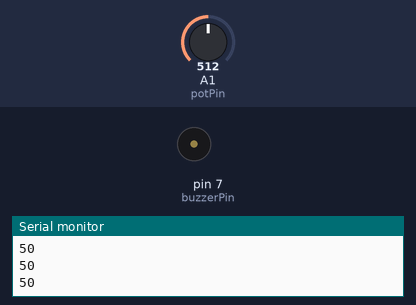
A sketch run on a simulated Arduino Uno, built with avr-gcc and run on an emulated ATmega328P. Shown: buzzer (waves = sounding), the last lines printed to the serial monitor. The inputs (shaded band) are chosen by the test bench; at power-on: A1 (potPin) = 512.

Above: at 1.2 s.
1.3 s: A1 (potPin) set to 211
4.3 s: A1 (potPin) set to 197
At 4.8 s:
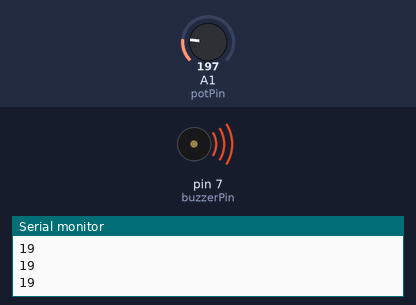
5.8 s: A1 (potPin) set to 511
8.8 s: A1 (potPin) set to 122
At 9.1 s:
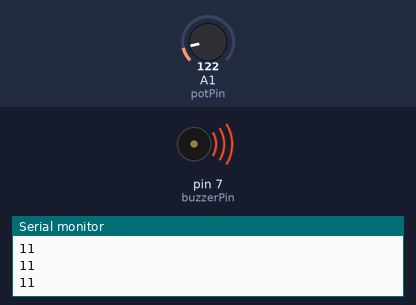
10.3 s: A1 (potPin) set to 306
Timing chart, 0 to 13.3 s (numbered marks = the images above; inputs shaded):
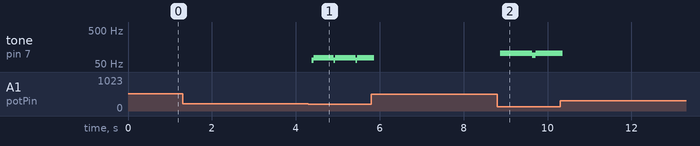

The sketch:

homework23_active_buzzer_pitch.ino
```cpp
/**
 * https://www.youtube.com/watch?v=W5AApP9P-b0
 * Modulating the pitch to produce a different sound in active buzzer
 */

const int buzzerPin = 7;
const int delayTime = 1;
const int gap = 10;
const int potPin = A1;
const float maxWait = 100.;

void setup(){
  pinMode(buzzerPin, OUTPUT);
  pinMode(potPin, INPUT);
  Serial.begin(9600);
}

void loop(){
  int potVal = analogRead(potPin);
  int wait = potVal * (maxWait / 1023);
  Serial.println(wait);
  digitalWrite(buzzerPin, HIGH);
  delay(wait);
  digitalWrite(buzzerPin, LOW);
}
```

Measured:
- the behaviour switches between 205 and 204 on A1 (potPin) (found by bisection; images 0 and 1)
- after the input at 4.3 s, tone on pin 7 (buzzerPin): alternates 77 Hz for 0.48 s and 64 Hz for 0.04 s, starting after 0.09 s
- after the input at 8.8 s, tone on pin 7 (buzzerPin): silent → 103 Hz after 0.08 s, → 89 Hz 0.76 s later, → 103 Hz 0.08 s later
